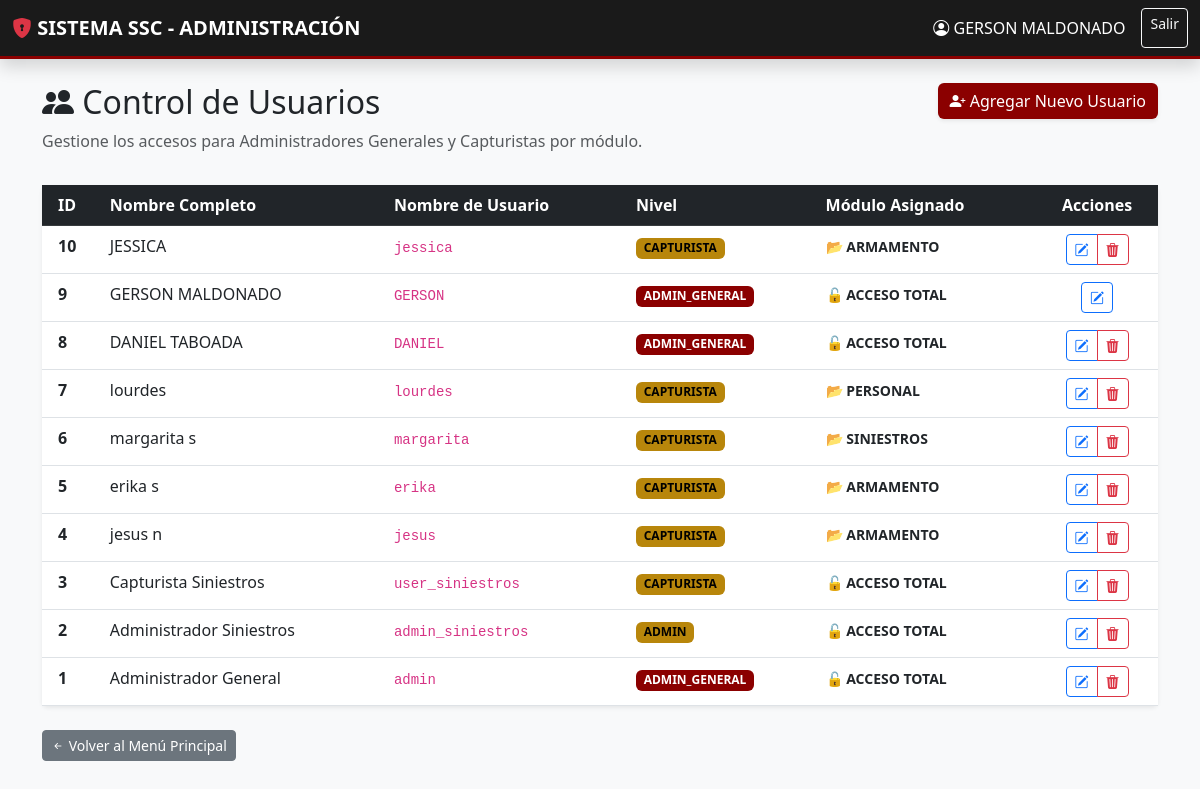
The page /modulos/usuarios/index.php (signed in) on the database its author committed.
### tables this page shows
CREATE TABLE `usuarios` (
  `id` int NOT NULL AUTO_INCREMENT,
  `usuario` varchar(50) NOT NULL,
  `password` varchar(255) NOT NULL,
  `nombre` varchar(100) DEFAULT NULL,
  `rol` enum('admin','siniestros','radios','armamento','personal') NOT NULL,
  `fondo_pantalla` varchar(255) DEFAULT 'default_bg.jpg',
  `nivel` varchar(50) DEFAULT NULL,
  `modulo_asignado` varchar(50) DEFAULT NULL,
  `modulo_acceso` varchar(50) DEFAULT 'todos',
  PRIMARY KEY (`id`),
  UNIQUE KEY `usuario` (`usuario`)
);

### modulos/usuarios/index.php (the view, shortened to what this page needs)
<?php
require_once('../../config/conexion.php');
try {
    $stmt = $pdo->query("SELECT id, nombre, usuario, nivel, modulo_acceso FROM usuarios ORDER BY id DESC");
    $usuarios = $stmt->fetchAll();
} catch (PDOException $e) {
    die("Error al consultar usuarios: " . $e->getMessage());
}
?>
<!DOCTYPE html>
<html lang="es">
<head>
    <link href="https://cdn.jsdelivr.net/npm/bootstrap@5.3.0/dist/css/bootstrap.min.css" rel="stylesheet">
    <link rel="stylesheet" href="https://cdn.jsdelivr.net/npm/bootstrap-icons@1.11.0/font/bootstrap-icons.css">
</head>
<body class="bg-light">
<nav class="navbar navbar-ssc navbar-dark mb-4 shadow">
    <div class="container-fluid">
        <a class="navbar-brand fw-bold" href="../../index.php">
            <i class="bi bi-shield-lock-fill text-danger"></i> SISTEMA SSC - ADMINISTRACIÓN
        </a>
        <div class="d-flex">
            <span class="navbar-text text-white me-3 text-uppercase">
                <i class="bi bi-person-circle"></i> <?php echo htmlspecialchars($_SESSION['nombre'] ?? 'Usuario'); ?>
            </span>
            <a href="../../logout.php" class="btn btn-outline-light btn-sm">Salir</a>
        </div>
    </div>
</nav>
<div class="container">
    <div class="row mb-3">
        <div class="col-md-8">
            <h2 class="text-dark"><i class="bi bi-people-fill"></i> Control de Usuarios</h2>
            <p class="text-muted">Gestione los accesos para Administradores Generales y Capturistas por módulo.</p>
        </div>
        <div class="col-md-4 text-end">
            <a href="nuevo_usuario.php" class="btn btn-ssc shadow-sm">
                <i class="bi bi-person-plus-fill"></i> Agregar Nuevo Usuario
            </a>
        </div>
    </div>
    <div class="card shadow-sm border-0">
        <div class="card-body p-0">
            <div class="table-responsive">
                <table class="table table-hover mb-0">
                    <thead class="table-dark">
                        <tr>
                            <th class="ps-3">ID</th>
                            <th>Nombre Completo</th>
                            <th>Nombre de Usuario</th>
                            <th>Nivel</th>
                            <th>Módulo Asignado</th>
                            <th class="text-center">Acciones</th>
                        </tr>
                    </thead>
                    <tbody>
                        <?php if (count($usuarios) > 0): ?>
                            <?php foreach ($usuarios as $user): ?>
                            <tr>
                                <td class="ps-3 fw-bold"><?php echo $user['id']; ?></td>
                                <td><?php echo htmlspecialchars($user['nombre']); ?></td>
                                <td><code><?php echo htmlspecialchars($user['usuario']); ?></code></td>
                                <td>
                                    <span class="badge <?php echo strtoupper($user['nivel']) == 'ADMIN_GENERAL' ? 'badge-admin' : 'badge-capturista'; ?>">
                                        <?php echo strtoupper($user['nivel']); ?>
                                    </span>
                                </td>
                                <td>
                                    <span class="text-uppercase small fw-bold">
                                        <?php
                                            $mod = strtoupper($user['modulo_acceso']);
                                            echo ($mod == 'TODOS' || strtoupper($user['nivel']) == 'ADMIN_GENERAL') ? '🔓 Acceso Total' : '📂 ' . $mod;
                                        ?>
                                    </span>
                                </td>
                                <td class="text-center">
                                    <div class="btn-group" role="group">
                                        <a href="editar_usuario.php?id=<?php echo $user['id']; ?>" class="btn btn-sm btn-outline-primary" title="Editar">
                                            <i class="bi bi-pencil-square"></i>
                                        </a>
                                        <?php if ($user['id'] != $_SESSION['user_id']): ?>
                                        <a href="eliminar_usuario.php?id=<?php echo $user['id']; ?>"
                                           class="btn btn-sm btn-outline-danger"
                                           onclick="return confirm('¿Está seguro de eliminar a este usuario?')">
                                             <i class="bi bi-trash3-fill"></i>
                                        </a>
                                        <?php endif; ?>
                                    </div>
                                </td>
                            </tr>
                            <?php endforeach; ?>
                        <?php else: ?>
                            <tr>
                                <td colspan="6" class="text-center py-4 text-muted">No hay usuarios registrados.</td>
                            </tr>
                        <?php endif; ?>
                    </tbody>
                </table>
            </div>
        </div>
    </div>
    <div class="mt-4">
        <a href="../../index.php" class="btn btn-secondary btn-sm">
            <i class="bi bi-arrow-left-short"></i> Volver al Menú Principal
        </a>
    </div>
</div>
</body>
</html>

### modulos/usuarios/index.php (style rules this page uses)
:root { --ssc-red: #8b0000; --ssc-gold: #b8860b; }
.navbar-ssc { background: #1a1a1a; border-bottom: 3px solid var(--ssc-red); }
.btn-ssc { background: var(--ssc-red); color: white; border: none; }
.badge-admin { background-color: var(--ssc-red); }
.badge-capturista { background-color: var(--ssc-gold); color: black; }

### rows shown on the page
usuarios: id "10", nombre "JESSICA", usuario "jessica", nivel "CAPTURISTA", modulo_acceso "ARMAMENTO"
usuarios: id "9", nombre "GERSON MALDONADO", usuario "GERSON", nivel "ADMIN_GENERAL", modulo_acceso "🔓 ACCESO TOTAL"
usuarios: id "8", nombre "DANIEL TABOADA", usuario "DANIEL", nivel "ADMIN_GENERAL", modulo_acceso "🔓 ACCESO TOTAL"
usuarios: id "7", nombre "lourdes", usuario "lourdes", nivel "CAPTURISTA", modulo_acceso "PERSONAL"
usuarios: id "6", nombre "margarita s", usuario "margarita", nivel "CAPTURISTA", modulo_acceso "SINIESTROS"
usuarios: id "5", nombre "erika s", usuario "erika", nivel "CAPTURISTA", modulo_acceso "ARMAMENTO"
usuarios: id "4", nombre "jesus n", usuario "jesus", nivel "CAPTURISTA", modulo_acceso "ARMAMENTO"
usuarios: id "3", nombre "Capturista Siniestros", usuario "user_siniestros", nivel "CAPTURISTA", modulo_acceso "🔓 ACCESO TOTAL"
usuarios: id "2", nombre "Administrador Siniestros", usuario "admin_siniestros", nivel "ADMIN", modulo_acceso "🔓 ACCESO TOTAL"
usuarios: id "1", nombre "Administrador General", usuario "admin", nivel "ADMIN_GENERAL", modulo_acceso "🔓 ACCESO TOTAL"

### other values the page prints
$_SESSION['nombre'] "GERSON MALDONADO"
